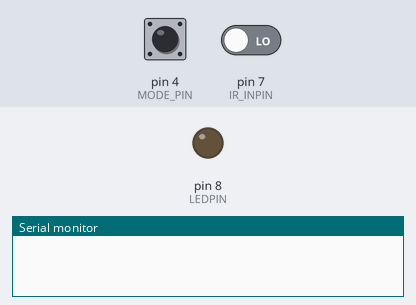
Simulated run of this sketch. Board: Arduino Uno, built with avr-gcc and run on an emulated ATmega328P. Shown: output pins drawn as LEDs (lit = HIGH), the last lines printed to the serial monitor. The test bench sets the inputs (shaded band); at power-on: pin 4 (MODE_PIN) LOW, pin 7 (IR_INPIN) LOW. Pins used as bus, display or sensor lines are not drawn.

Above: at 7.6 s.
7.7 s: pin 4 (MODE_PIN) pulled HIGH for 3 s
At 8.7 s:
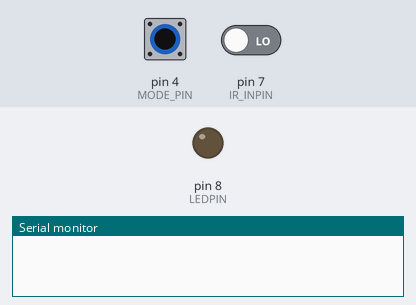
12.2 s: pin 7 (IR_INPIN) driven HIGH
At 12.41 s:
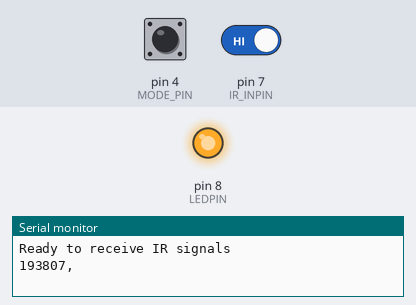
Timing chart, 0 to 22.5 s (numbered marks = the images above; inputs shaded):
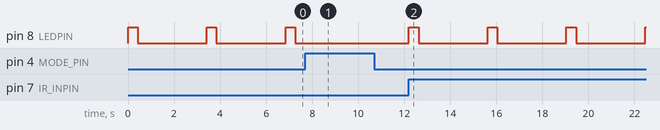

The sketch:

remocon.ino
```cpp
/******************************************************************************/
/* Remote Controller Ver 1.0                                      monotone-RK */
/*                                                    Last updated 2014.02.14 */
/******************************************************************************/

#define IR_OUTPIN  2
#define MODE_PIN   4
#define LEDPIN     8
#define IR_INPIN   7
#define LOW_STATE  0  // receiving IR signal
#define HIGH_STATE 1  // nop
#define WAITTIME   5000000  // 5sec
#define BAUDRATE   115200

void setup() {
  pinMode(MODE_PIN, INPUT);
  pinMode(IR_INPIN, INPUT);
  pinMode(IR_OUTPIN, OUTPUT);
  pinMode(LEDPIN, OUTPUT);
  Serial.begin(BAUDRATE);
}

/* recvSignal */
/**********************************************************/
void waitIfLow() {
  while (digitalRead(IR_INPIN) == LOW);  // waiting
}

void waitIfHigh() {
  while (digitalRead(IR_INPIN) == HIGH && digitalRead(MODE_PIN) == HIGH);  // waitig
}

int waitByTime() {
  unsigned long start = micros();
  while (digitalRead(IR_INPIN) == HIGH && digitalRead(MODE_PIN) == HIGH) {
    if (micros() - start > WAITTIME) return 1;
  }
  return 0;
}

void recvSignal() {
  unsigned long measure_end = micros();
  unsigned long measure_start = micros();
  int state = HIGH_STATE;
  boolean recv_signal = false;
  Serial.print("Ready to receive IR signals\n");
  while (digitalRead(MODE_PIN) == HIGH) {
    if (state == LOW_STATE) {
      waitIfLow();
    } else {
      int ret = waitByTime();
      if (ret == 1 && recv_signal) {
        Serial.print("\n");
        Serial.print("END\n");
        return;  // next turn
      } else if (ret == 1 && !recv_signal) {
        waitIfHigh();  // waiting for receiving signals
      }
    }
    measure_end = micros();  // finish measuring transmittion time
    if (!recv_signal) {
      recv_signal = true;
    } else {
      Serial.print((measure_end - measure_start)/10, DEC); // per 10us
      Serial.print(",");
    }
    measure_start = measure_end;  // start to measure transmittion time
    if (state == HIGH_STATE) state = LOW_STATE;
    else                     state = HIGH_STATE;
  }
}

/* sendSignal */
/**********************************************************/
// air-con on
//unsigned int data[] = {51,37,48,38,48,38,39,46,48,38,48,2525,354,166,48,124,50,36,39,46,40,47,49,123,39,46,48,38,39,46,48,38,48,124,40,46,46,127,45,128,50,36,50,122,40,132,48,124,49,124,40,132,49,38,44,41,39,133,44,42,49,36,48,38,45,41,44,41,45,40,50,36,50,36,49,36,50,36,45,127,45,41,40,133,40,46,45,41,44,41,39,133,45,127,40,46,45,41,39,46,45,40,50,36,44,41,45,42,44,42,44,42,44,41,45,41,45,41,45,40,45,41,45,127,45,41,45,128,45,128,45,127,45,41,46,127,45,42,44,42,44,41,45,3462,349,171,48,124,40,47,39,46,48,38,39,133,40,46,40,46,48,38,40,46,48,125,40,46,39,133,40,133,39,46,40,132,40,132,48,124,40,133,40,132,40,46,49,37,40,133,40,46,39,46,48,38,39,46,40,46,40,46,40,46,40,46,40,46,40,46,39,46,40,132,40,46,40,46,39,46,40,46,39,133,40,46,40,46,39,46,40,46,40,46,47,38,40,46,40,46,40,46,39,46,40,46,40,46,40,46,40,46,40,46,40,46,40,46,39,46,40,46,40,132,40,47,39,133,39,46,40,132,40,46,40,3466,348,173,40,132,48,38,48,37,49,37,49,124,40,46,40,46,48,37,40,46,48,124,48,38,48,124,49,124,50,35,40,132,40,132,49,124,40,133,48,124,40,46,40,46,40,132,40,46,40,46,48,38,48,37,49,37,40,46,49,37,49,38,40,46,40,46,39,46,40,46,49,38,40,46,40,46,48,38,48,37,40,47,47,124,40,46,40,46,48,124,40,46,45,42,39,133,40,46,48,38,48,124,40,132,40,132,48,38,39,132,48,38,39,46,40,46,44,41,40,46,40,46,48,38,48,38,40,46,40,46,39,46,49,37,40,46,48,38,39,133,40,132,40,46,39,133,40,46,40,46,40,46,39,46,40,46,40,46,40,46,40,46,44,41,40,46,48,38,40,46,40,46,40,46,40,46,40,46,39,46,40,46,40,46,40,46,39,46,40,46,39,46,45,42,39,46,40,46,40,46,39,46,48,38,39,46,40,46,40,46,40,46,40,46,39,46,39,46,40,46,40,46,40,46,44,41,40,46,39,46,39,46,40,46,40,46,40,46,40,46,40,46,39,46,40,46,40,46,40,46,40,46,39,46,40,133,40,133,40,46,40,46,40,46,39,47,47,38,40,46,40,46,40,46,39,46,40,46,39,46,40,46,40,46,40,46,40,46,40,46,39,132,40,46,40,46,39,133,45,128,40,133,40,132,40,132,40};
// air-con off
unsigned int data[] = {40,46,40,46,40,46,40,47,39,46,39,2534,345,173,40,132,40,46,40,46,40,47,39,133,39,47,39,46,39,46,40,46,42,130,40,46,40,133,40,133,40,46,40,133,40,132,40,133,40,134,39,134,39,46,40,46,40,133,48,37,40,46,39,46,40,46,40,46,40,46,40,46,39,46,40,46,40,46,40,132,40,46,48,124,40,46,48,38,39,46,40,133,39,132,40,46,40,46,40,46,40,46,39,46,40,46,40,46,39,46,40,46,40,46,40,46,40,46,39,46,39,46,40,132,40,46,49,124,40,134,39,133,40,47,39,133,40,46,47,38,40,47,39,3468,345,173,40,133,40,46,40,46,48,38,39,133,48,38,40,46,40,46,40,46,39,133,40,46,40,133,40,132,40,47,39,132,40,132,48,125,39,133,40,132,40,46,40,46,40,133,39,46,40,46,40,46,40,46,40,46,40,46,40,46,40,46,48,38,39,47,39,46,40,133,40,46,40,46,40,46,40,46,39,133,40,46,40,46,40,46,40,46,40,46,39,46,40,46,40,46,40,46,40,46,39,46,40,46,39,46,40,46,40,46,40,46,40,46,39,46,40,46,39,132,40,46,39,133,39,47,39,132,40,46,40,3468,345,173,40,133,40,46,40,46,40,46,39,133,40,46,40,46,40,46,40,46,40,133,48,38,40,134,39,132,40,47,39,132,40,132,40,132,40,132,40,132,40,47,39,46,40,133,39,46,40,46,40,46,40,46,39,46,40,46,39,46,40,46,40,47,39,46,40,46,39,46,40,46,40,46,40,46,40,46,40,46,40,46,40,46,39,46,40,46,40,133,40,47,39,46,48,124,40,46,40,46,39,133,40,132,40,132,49,38,39,133,39,46,40,46,40,46,40,46,40,46,40,46,40,45,40,46,40,46,40,46,40,46,39,46,40,46,40,46,40,132,40,132,40,46,40,132,40,46,40,46,40,46,40,46,40,46,40,46,40,46,40,46,40,46,40,46,39,46,39,46,40,46,40,46,40,46,40,46,40,46,39,46,40,46,40,46,40,46,40,46,39,46,40,46,39,46,40,46,40,46,40,46,40,46,40,46,39,46,40,46,40,46,40,46,40,46,40,46,40,46,39,46,40,46,40,46,40,46,40,46,39,46,40,46,39,46,40,46,40,46,40,46,40,46,40,46,39,46,40,46,40,46,40,46,40,133,40,132,40,46,40,46,40,46,39,46,40,46,39,46,40,46,40,46,40,46,40,46,40,46,39,46,40,46,40,46,40,46,40,46,40,46,40,46,40,46,40,132,40,132,40,132,40,133,40,132,40};

void sendSignal() {
  int dataSize = sizeof(data) / sizeof(data[0]);
  for (int cnt = 0; cnt < dataSize; cnt++) {
    unsigned long transmittion_time = data[cnt] * 10;  // per us
    unsigned long send_start = micros();
    /* ----- IR Signal Core begin ----- */
    do {
      /* control timing for generating 38KHz carrier frequency */
      digitalWrite(IR_OUTPIN, 1 - (cnt&1));  // If cnt is even, IR_OUT is ON. If not, IR_OUT is OFF
      delayMicroseconds(8);
      digitalWrite(IR_OUTPIN, 0);
      delayMicroseconds(7);
    } while (long(micros() - send_start) < transmittion_time);  // send IR signal by transmittion time
    /* ----- IR Signal Core end   ----- */
  }
}

/* main */
/**********************************************************/
void loop() {
  if (digitalRead(MODE_PIN) == HIGH) {
    recvSignal();
  } else {
    digitalWrite(LEDPIN, HIGH);
    sendSignal();
    digitalWrite(LEDPIN, LOW);
    delay(3000);  // 3 sec
  }
}
```

Measured:
- after the input at 7.7 s, pin 8 (LEDPIN): stays LOW (without the input it goes to HIGH after 2.6 s)
- after the input at 12.2 s, pin 8 (LEDPIN): alternates HIGH for 0.42 s and LOW for 3.0 s, starting at once
- by itself, pin 8 (LEDPIN): alternates HIGH for 0.42 s and LOW for 3.0 s
